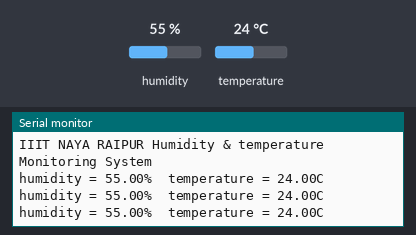
Simulated run of this sketch. Board: Arduino Uno, built with avr-gcc and run on an emulated ATmega328P. Parts: the last lines printed to the serial monitor. The inputs (shaded band) are chosen by the test bench; at power-on: humidity 55 %, temperature 24 °C.

Above: at 2.7 s.
2.8 s: humidity set to 22 %
At 3.5 s:
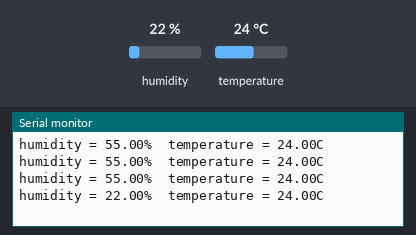
4.3 s: temperature set to 12 °C
At 4.3 s:
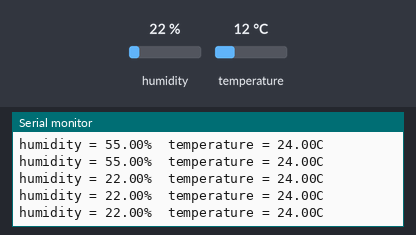
5.8 s: humidity set to 40 %
At 5.8 s:
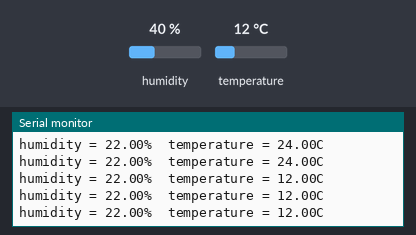
Timing chart, 0 to 8.8 s (numbered marks = the images above; inputs shaded):
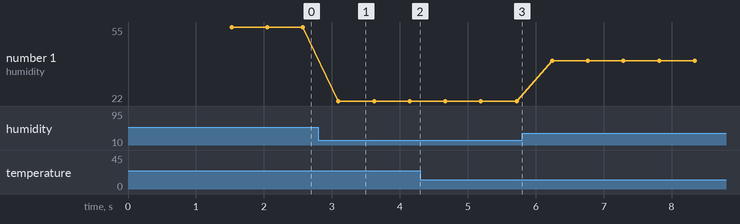

The sketch:

ssss.ino
```cpp
#include <dht.h>
#define dht_apin A0 // Analog Pin sensor is connected to
dht DHT;
void setup(){
  Serial.begin(9600);
  delay(500);//Delay to let system boot
  Serial.println("IIIT NAYA RAIPUR Humidity & temperature Monitoring System\n\n");
  delay(1000);
}
void loop(){
DHT.read11(dht_apin);
Serial.print("humidity = ");
Serial.print(DHT.humidity);
Serial.print("%  ");
Serial.print("temperature = ");
Serial.print(DHT.temperature);
Serial.println("C  ");
 delay(500);//Wait 5 seconds before accessing sensor again.
 if (DHT.temperature<=22)
  {
  digitalWrite(7, HIGH);
  digitalWrite(8, LOW);
  digitalWrite(9, LOW);
  }
  else if (DHT.temperature>22)
  {
  digitalWrite(8, HIGH);
  digitalWrite(7, LOW);
  digitalWrite(9, LOW);
  }
  else if (DHT.temperature >=35)
  {
  digitalWrite(9, HIGH);
  digitalWrite(7, LOW);
  digitalWrite(8, LOW);
  }
}
```

Measured:
- after the input at 2.8 s, the serial monitor: prints a new line after 0.30 s (image 1)
- plotted number 1: 55 → 22 after the input at 2.8 s, 22 → 40 after the input at 5.8 s
